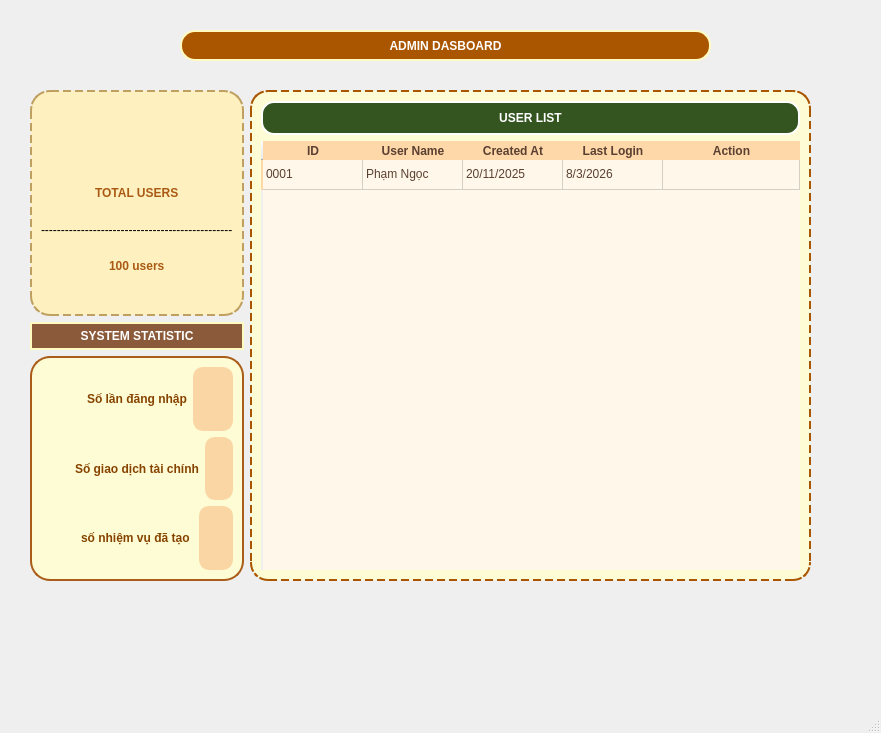
<?xml version="1.0" encoding="UTF-8"?>
<ui version="4.0">
 <class>MainWindow</class>
 <widget class="QMainWindow" name="MainWindow">
  <property name="geometry">
   <rect>
    <x>0</x>
    <y>0</y>
    <width>881</width>
    <height>733</height>
   </rect>
  </property>
  <property name="windowTitle">
   <string>MainWindow</string>
  </property>
  <widget class="QWidget" name="centralwidget">
   <property name="styleSheet">
    <string notr="true">#centralwidget {
    border-image: url(:/admin/images/background_admin.png) 0 0 0 0 stretch stretch;
}</string>
   </property>
   <widget class="QPushButton" name="pushButton">
    <property name="geometry">
     <rect>
      <x>180</x>
      <y>30</y>
      <width>531</width>
      <height>31</height>
     </rect>
    </property>
    <property name="styleSheet">
     <string notr="true">font: 75 23pt &quot;Palatino Linotype&quot;;
font-weight:bold;
background-color:rgb(170, 85, 0);
color:rgb(255, 255, 255);
border-radius: 15px;     
padding: 5px;
border: 2px solid rgb(255, 250, 192);</string>
    </property>
    <property name="text">
     <string>ADMIN DASBOARD</string>
    </property>
    <property name="icon">
     <iconset resource="../resources.qrc">
      <normaloff>:/admin/images/chicken.png</normaloff>:/admin/images/chicken.png</iconset>
    </property>
    <property name="iconSize">
     <size>
      <width>40</width>
      <height>40</height>
     </size>
    </property>
   </widget>
   <widget class="QWidget" name="">
    <property name="geometry">
     <rect>
      <x>30</x>
      <y>90</y>
      <width>781</width>
      <height>491</height>
     </rect>
    </property>
    <layout class="QHBoxLayout" name="horizontalLayout_4">
     <item>
      <layout class="QVBoxLayout" name="verticalLayout">
       <item>
        <widget class="QFrame" name="frame_user">
         <property name="styleSheet">
          <string notr="true">#frame_user {
 
    border-image: none;     
    background-image: none;
    background-color:rgba(255, 241, 188,240); 
    border: 2px dashed #C0A060; 
    border-radius: 20px;
}</string>
         </property>
         <property name="frameShape">
          <enum>QFrame::StyledPanel</enum>
         </property>
         <property name="frameShadow">
          <enum>QFrame::Raised</enum>
         </property>
         <layout class="QVBoxLayout" name="verticalLayout_10">
          <item>
           <layout class="QVBoxLayout" name="verticalLayout_9">
            <item alignment="Qt::AlignHCenter">
             <widget class="QLabel" name="label_14">
              <property name="maximumSize">
               <size>
                <width>80</width>
                <height>70</height>
               </size>
              </property>
              <property name="text">
               <string/>
              </property>
              <property name="pixmap">
               <pixmap resource="../resources.qrc">:/admin/images/user.png</pixmap>
              </property>
              <property name="scaledContents">
               <bool>true</bool>
              </property>
             </widget>
            </item>
            <item alignment="Qt::AlignHCenter|Qt::AlignBottom">
             <widget class="QLabel" name="label_13">
              <property name="styleSheet">
               <string notr="true">font: 22pt &quot;Palatino Linotype&quot;;
font-weight:bold;
color:rgb(170, 90, 20);</string>
              </property>
              <property name="text">
               <string>TOTAL USERS</string>
              </property>
             </widget>
            </item>
            <item alignment="Qt::AlignHCenter">
             <widget class="QLabel" name="label_12">
              <property name="text">
               <string>------------------------------------------------</string>
              </property>
             </widget>
            </item>
            <item alignment="Qt::AlignHCenter|Qt::AlignTop">
             <widget class="QLabel" name="label_5">
              <property name="styleSheet">
               <string notr="true">font: 22pt &quot;Palatino Linotype&quot;;
font-weight:bold;
color:rgb(170, 90, 20);</string>
              </property>
              <property name="text">
               <string>100 users</string>
              </property>
             </widget>
            </item>
           </layout>
          </item>
         </layout>
        </widget>
       </item>
       <item>
        <widget class="QPushButton" name="pushButton_3">
         <property name="styleSheet">
          <string notr="true">font: 75 12pt &quot;Palatino Linotype&quot;;
font-weight:bold;
background-color:#8A5A3A;
color:rgb(255, 255, 255);
border-radius: 15px;     
padding: 5px;
border: 2px solid rgb(255, 250, 192);</string>
         </property>
         <property name="text">
          <string>SYSTEM STATISTIC</string>
         </property>
        </widget>
       </item>
       <item>
        <widget class="QFrame" name="frame_2">
         <property name="styleSheet">
          <string notr="true">#frame_2{
    border-image: none;     
    background-image: none;
    background-color:rgba(255, 253, 211,240); 
    border: 2px solid rgb(170, 93, 26); 
    border-radius: 20px;
}
</string>
         </property>
         <property name="frameShape">
          <enum>QFrame::StyledPanel</enum>
         </property>
         <property name="frameShadow">
          <enum>QFrame::Raised</enum>
         </property>
         <layout class="QVBoxLayout" name="verticalLayout_8">
          <item>
           <layout class="QHBoxLayout" name="horizontalLayout_2">
            <item>
             <widget class="QLabel" name="label_7">
              <property name="maximumSize">
               <size>
                <width>50</width>
                <height>50</height>
               </size>
              </property>
              <property name="text">
               <string/>
              </property>
              <property name="pixmap">
               <pixmap resource="../resources.qrc">:/admin/images/log.png</pixmap>
              </property>
              <property name="scaledContents">
               <bool>true</bool>
              </property>
             </widget>
            </item>
            <item>
             <widget class="QLabel" name="label_6">
              <property name="styleSheet">
               <string notr="true">font: 11pt &quot;Palatino Linotype&quot;;
background-color:transparent;
color: rgb(134, 67, 0);
font-weight: bold;</string>
              </property>
              <property name="text">
               <string>Số lần đăng nhập</string>
              </property>
             </widget>
            </item>
            <item>
             <widget class="QLabel" name="label">
              <property name="styleSheet">
               <string notr="true">font: 75 13pt &quot;Palatino Linotype&quot;;
background-color:#FAD6A5;
color:rgb(0, 0, 0);
border-radius: 10px;     
padding: 2px;
border: 1px solid #FAD6A5;</string>
              </property>
              <property name="text">
               <string/>
              </property>
             </widget>
            </item>
           </layout>
          </item>
          <item>
           <layout class="QHBoxLayout" name="horizontalLayout_3">
            <item>
             <widget class="QLabel" name="label_9">
              <property name="maximumSize">
               <size>
                <width>55</width>
                <height>50</height>
               </size>
              </property>
              <property name="text">
               <string/>
              </property>
              <property name="pixmap">
               <pixmap resource="../resources.qrc">:/admin/images/money.png</pixmap>
              </property>
              <property name="scaledContents">
               <bool>true</bool>
              </property>
             </widget>
            </item>
            <item>
             <widget class="QLabel" name="label_8">
              <property name="styleSheet">
               <string notr="true">font: 11pt &quot;Palatino Linotype&quot;;
background-color:transparent;
color: rgb(134, 67, 0);
font-weight: bold;</string>
              </property>
              <property name="text">
               <string>Số giao dịch tài chính</string>
              </property>
             </widget>
            </item>
            <item>
             <widget class="QLabel" name="label_2">
              <property name="styleSheet">
               <string notr="true">font: 75 13pt &quot;Palatino Linotype&quot;;
background-color:#FAD6A5;
color:rgb(0, 0, 0);
border-radius: 10px;     
padding: 2px;
border: 1px solid #FAD6A5;</string>
              </property>
              <property name="text">
               <string/>
              </property>
             </widget>
            </item>
           </layout>
          </item>
          <item>
           <layout class="QHBoxLayout" name="horizontalLayout">
            <item>
             <widget class="QLabel" name="label_11">
              <property name="maximumSize">
               <size>
                <width>50</width>
                <height>60</height>
               </size>
              </property>
              <property name="text">
               <string/>
              </property>
              <property name="pixmap">
               <pixmap resource="../resources.qrc">:/admin/images/list.png</pixmap>
              </property>
              <property name="scaledContents">
               <bool>true</bool>
              </property>
             </widget>
            </item>
            <item>
             <widget class="QLabel" name="label_10">
              <property name="styleSheet">
               <string notr="true">font: 11pt &quot;Palatino Linotype&quot;;
background-color:transparent;
color: rgb(134, 67, 0);
font-weight: bold;</string>
              </property>
              <property name="text">
               <string>số nhiệm vụ đã tạo </string>
              </property>
             </widget>
            </item>
            <item>
             <widget class="QLabel" name="label_3">
              <property name="styleSheet">
               <string notr="true">font: 75 13pt &quot;Palatino Linotype&quot;;
background-color:#FAD6A5;
color:rgb(0, 0, 0);
border-radius: 10px;     
padding: 2px;
border: 1px solid #FAD6A5;</string>
              </property>
              <property name="text">
               <string/>
              </property>
             </widget>
            </item>
           </layout>
          </item>
         </layout>
        </widget>
       </item>
      </layout>
     </item>
     <item>
      <widget class="QFrame" name="frame">
       <property name="styleSheet">
        <string notr="true">#frame {
    background-color: rgba(255, 253, 211,240);
    border: 2px dashed rgb(170, 85, 0);
    border-radius: 18px;
}</string>
       </property>
       <property name="frameShape">
        <enum>QFrame::StyledPanel</enum>
       </property>
       <property name="frameShadow">
        <enum>QFrame::Raised</enum>
       </property>
       <layout class="QVBoxLayout" name="verticalLayout_7">
        <item>
         <layout class="QVBoxLayout" name="verticalLayout_6">
          <item>
           <widget class="QPushButton" name="pushButton_2">
            <property name="styleSheet">
             <string notr="true">background-color:rgb(52, 85, 32);
border-radius: 13px;
border: 2px solid rgb(255, 255, 255);
font: 75 16pt &quot;Palatino Linotype&quot;;
color:white;
font-weight:bold;
 min-height: 30px; </string>
            </property>
            <property name="text">
             <string>USER LIST</string>
            </property>
            <property name="icon">
             <iconset resource="../resources.qrc">
              <normaloff>:/admin/images/conmeu.png</normaloff>:/admin/images/conmeu.png</iconset>
            </property>
            <property name="iconSize">
             <size>
              <width>40</width>
              <height>40</height>
             </size>
            </property>
           </widget>
          </item>
          <item>
           <widget class="QTableWidget" name="tableWidget">
            <property name="styleSheet">
             <string notr="true">QHeaderView::section {
    color: #5A4031; /* Ép chữ phải hiện màu nâu đậm */
    background-color:rgb(255, 216, 170);
    border: none;
    font-weight: bold;
    font-size: 12px;

}

QTableWidget, QTableWidget::viewport {
    background-color: #FFF8EA; /* Màu kem sữa nhạt */
    border: none;
    color: #5A4031; /* Chữ màu nâu cho dễ đọc */

   
}</string>
            </property>
            <attribute name="horizontalHeaderStretchLastSection">
             <bool>true</bool>
            </attribute>
            <attribute name="verticalHeaderStretchLastSection">
             <bool>false</bool>
            </attribute>
            <row>
             <property name="text">
              <string/>
             </property>
            </row>
            <column>
             <property name="text">
              <string>ID</string>
             </property>
             <property name="font">
              <font>
               <pointsize>10</pointsize>
               <weight>75</weight>
               <bold>true</bold>
              </font>
             </property>
             <property name="background">
              <color>
               <red>255</red>
               <green>255</green>
               <blue>220</blue>
              </color>
             </property>
             <property name="foreground">
              <brush brushstyle="NoBrush">
               <color alpha="255">
                <red>0</red>
                <green>0</green>
                <blue>0</blue>
               </color>
              </brush>
             </property>
            </column>
            <column>
             <property name="text">
              <string>User Name</string>
             </property>
             <property name="font">
              <font>
               <pointsize>10</pointsize>
               <weight>75</weight>
               <bold>true</bold>
              </font>
             </property>
             <property name="foreground">
              <brush brushstyle="NoBrush">
               <color alpha="255">
                <red>0</red>
                <green>0</green>
                <blue>0</blue>
               </color>
              </brush>
             </property>
            </column>
            <column>
             <property name="text">
              <string>Created At</string>
             </property>
             <property name="font">
              <font>
               <pointsize>10</pointsize>
               <weight>75</weight>
               <bold>true</bold>
              </font>
             </property>
             <property name="foreground">
              <brush brushstyle="NoBrush">
               <color alpha="255">
                <red>0</red>
                <green>0</green>
                <blue>0</blue>
               </color>
              </brush>
             </property>
            </column>
            <column>
             <property name="text">
              <string>Last Login</string>
             </property>
             <property name="font">
              <font>
               <pointsize>10</pointsize>
               <weight>75</weight>
               <bold>true</bold>
              </font>
             </property>
             <property name="background">
              <color>
               <red>255</red>
               <green>255</green>
               <blue>220</blue>
              </color>
             </property>
             <property name="foreground">
              <brush brushstyle="NoBrush">
               <color alpha="255">
                <red>0</red>
                <green>0</green>
                <blue>0</blue>
               </color>
              </brush>
             </property>
            </column>
            <column>
             <property name="text">
              <string>Action</string>
             </property>
             <property name="font">
              <font>
               <pointsize>10</pointsize>
               <weight>75</weight>
               <bold>true</bold>
              </font>
             </property>
             <property name="background">
              <color>
               <red>255</red>
               <green>255</green>
               <blue>220</blue>
              </color>
             </property>
            </column>
            <item row="0" column="0">
             <property name="text">
              <string>0001</string>
             </property>
            </item>
            <item row="0" column="1">
             <property name="text">
              <string>Phạm Ngọc</string>
             </property>
            </item>
            <item row="0" column="2">
             <property name="text">
              <string>20/11/2025</string>
             </property>
            </item>
            <item row="0" column="3">
             <property name="text">
              <string>8/3/2026</string>
             </property>
            </item>
           </widget>
          </item>
         </layout>
        </item>
       </layout>
      </widget>
     </item>
    </layout>
   </widget>
   <zorder>pushButton</zorder>
   <zorder>frame</zorder>
   <zorder>frame_2</zorder>
   <zorder>pushButton_3</zorder>
   <zorder>frame_user</zorder>
  </widget>
  <widget class="QMenuBar" name="menubar">
   <property name="geometry">
    <rect>
     <x>0</x>
     <y>0</y>
     <width>881</width>
     <height>18</height>
    </rect>
   </property>
  </widget>
  <widget class="QStatusBar" name="statusbar"/>
 </widget>
 <resources>
  <include location="../resources.qrc"/>
 </resources>
 <connections/>
</ui>
